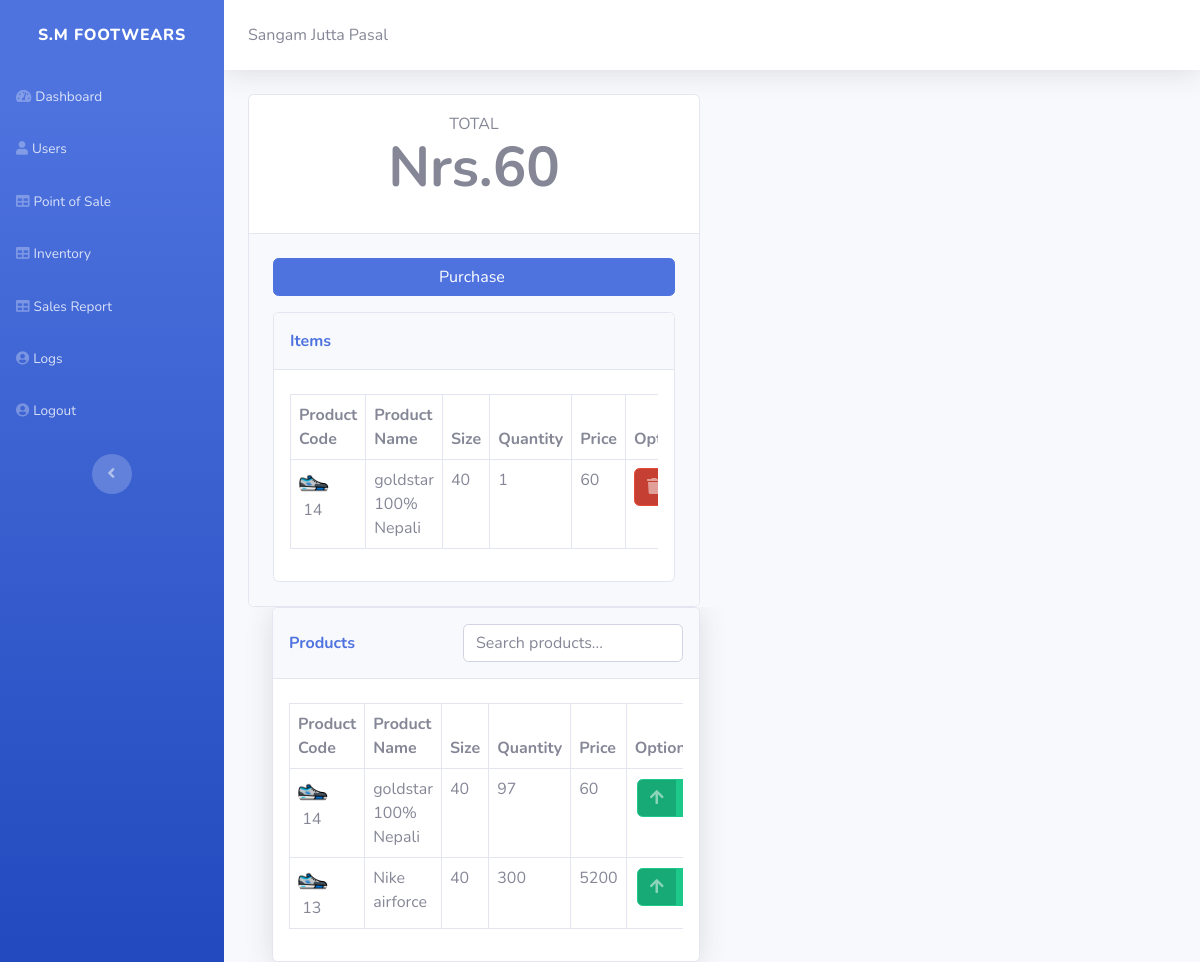
The page /point-of-sale-bak.php (signed in) on the database its author committed.
### tables this page shows
CREATE TABLE `history` (
  `id` int(11) NOT NULL,
  `user_id` int(11) NOT NULL,
  `product_id` int(11) NOT NULL,
  `product_name` varchar(255) NOT NULL,
  `size` int(11) NOT NULL,
  `qty` int(11) NOT NULL,
  `price` int(11) NOT NULL,
  `status` varchar(255) NOT NULL,
  `created` datetime NOT NULL DEFAULT current_timestamp()
);

CREATE TABLE `products` (
  `id` int(11) NOT NULL,
  `product_name` varchar(255) NOT NULL,
  `size` int(11) NOT NULL,
  `qty` int(11) NOT NULL,
  `price` int(11) NOT NULL,
  `created` datetime NOT NULL DEFAULT current_timestamp()
);

### functions/pos-view-products.php (the view)
<?php
$db = new PDO('mysql:host=localhost;dbname=db_hash', 'root', '');
$sql = 'SELECT * FROM products WHERE qty > 0 ORDER BY product_name ASC';
$stmt = $db->prepare($sql);
$stmt->execute();
$results = $stmt->fetchAll();
foreach ($results as $row) {
?>
    <tr>
        <td><img class="rounded-circle me-2" width="30" height="30" src="assets/img/avatars/shoes.png">&nbsp;<?php echo $row['id']; ?></td>
        <td><?php echo $row['product_name']; ?></td>
        <td><?php echo $row['size']; ?></td>
        <td><?php echo $row['qty']; ?></td>
        <td><?php echo $row['price']; ?></td>
        <td>
            <button class="btn btn-success btn-icon-split" type="button" style="margin: 2px;" data-bs-target="#add-item" data-bs-toggle="modal" data-product-id="<?php echo $row['id']; ?>"><span class="text-white-50 icon"><i class="fas fa-arrow-up"></i></span><span class="text-white text">Add</span></button>
        </td>
    </tr>
<?php
}
?>

### point-of-sale-bak.php (shortened to what this page needs)
<!DOCTYPE html>
<html lang="en">
<head>
    <link rel="stylesheet" href="assets/bootstrap/css/bootstrap.min.css">
    <link rel="stylesheet" href="assets/fonts/fontawesome-all.min.css">
    <link rel="stylesheet" href="assets/css/Pricing-Centered-badges.css">
    <link rel="stylesheet" href="assets/css/Pricing-Centered-icons.css">
</head>
<body id="page-top">
    <div id="wrapper">
        <?php
            include_once 'functions/sidebar.php';
        ?>
<div class="d-flex flex-column" id="content-wrapper">
            <div id="content">
                <nav class="navbar navbar-light navbar-expand bg-white shadow mb-4 topbar static-top">
                    <div class="container-fluid"><span>Sangam Jutta Pasal</span></div>
                </nav>
                <div class="container">
                    <div class="row">
                        <div class="col-md-6">
                            <div class="card">
                                <div class="card-body text-center p-4">
                                    <h6 class="text-uppercase text-muted card-subtitle">TOTAL</h6>
                                    <h4 class="display-4 fw-bold card-title">Nrs.<?php include_once 'functions/pos-total.php'; ?></h4>
                                </div>
                                <div class="card-footer p-4">
                                    <form class="text-center" method="post">
                                        <div class="mb-3"><button class="btn btn-primary d-block w-100" type="button" data-bs-target="#purchase" data-bs-toggle="modal">Purchase&nbsp;</button></div>
                                    </form>
                                    <div class="card" style="margin-top: 16px;">
                                        <div class="card-header py-3">
                                            <p class="text-primary m-0 fw-bold">Items</p>
                                        </div>
                                        <div class="card-body">
                                            <div class="table-responsive table mt-2" id="dataTable-1" role="grid" aria-describedby="dataTable_info">
                                                <table class="table table-hover table-bordered my-0" id="dataTable">
                                                    <thead>
                                                        <tr>
                                                            <th>Product Code</th>
                                                            <th>Product Name</th>
                                                            <th>Size</th>
                                                            <th>Quantity</th>
                                                            <th>Price</th>
                                                            <th>Option</th>
                                                        </tr>
                                                    </thead>
                                                    <tbody>
                                                        <?php include_once 'functions/pos-history.php'; ?>
                                                    </tbody>
                                                </table>
                                            </div>
                                        </div>
                                    </div>
                                </div>
                            </div>
                        </div>
        <div class="d-flex flex-row" id="content-wrapper">
            <div id="content">
                <div class="container">
                    <div class="row">
                        <div class="col-md-6">
                            <div class="card shadow">
                                <div class="card-header py-3 d-flex justify-content-between align-items-center">
                                    <p class="text-primary m-0 fw-bold">Products</p>
                                    <div class="search-box">
                                        <input type="text" id="search-input" class="form-control" placeholder="Search products...">
                                    </div>
                                </div>
                                <div class="card-body">
                                    <div class="table-responsive table mt-2" id="dataTable-2" role="grid">
                                        <table class="table table-hover table-bordered my-0" id="products-table">
                                            <thead>
                                                <tr>
                                                    <th>Product Code</th>
                                                    <th>Product Name</th>
                                                    <th>Size</th>
                                                    <th>Quantity</th>
                                                    <th>Price</th>
                                                    <th>Option</th>
                                                </tr>
                                            </thead>
                                            <tbody id="products-body">
                                                <?php include_once 'functions/pos-view-products.php'; ?>
                                            </tbody>
                                        </table>
                                    </div>
                                </div>
                            </div>
                        </div>
                    </div>
                </div>
            </div>
        </div>
    </div>
</body>
</html>

### functions/sidebar.php
<?php
if ($_SESSION['level'] == 0) {
    echo '<nav class="navbar navbar-dark align-items-start sidebar sidebar-dark accordion bg-gradient-primary p-0">
    <div class="container-fluid d-flex flex-column p-0"><a class="navbar-brand d-flex justify-content-center align-items-center sidebar-brand m-0" href="#">
            <div class="sidebar-brand-text mx-3"><span>S.M footwears</span></div>
        </a>
        <hr class="sidebar-divider my-0" />
        <ul class="navbar-nav text-light" id="accordionSidebar">
            <li class="nav-item"><a class="nav-link" href="dashboard.php"><i class="fas fa-tachometer-alt"></i><span>Dashboard</span></a></li>
            <li class="nav-item"><a class="nav-link" href="users.php"><i class="fas fa-user"></i><span>Users</span></a></li>
            <li class="nav-item"><a class="nav-link" href="point-of-sale.php"><i class="fas fa-table"></i><span>Point of Sale</span></a></li>
            <li class="nav-item"><a class="nav-link" href="inventory.php"><i class="fas fa-table"></i><span>Inventory</span></a>
            <li class="nav-item"><a class="nav-link" href="sales.php"><i class="fas fa-table"></i><span>Sales Report</span></a>
            <li class="nav-item"><a class="nav-link" href="logs.php"><i class="fas fa-user-circle"></i><span>Logs</span></a></li>
            <li class="nav-item"><a class="nav-link" href="functions/logout.php"><i class="fas fa-user-circle"></i><span>Logout</span></a></li>
        </ul>
        <div class="text-center d-none d-md-inline"><button id="sidebarToggle" class="btn rounded-circle border-0" type="button"></button></div>
    </div>
</nav>';
} else if ($_SESSION['level'] == 1) {
    echo '<nav class="navbar navbar-dark align-items-start sidebar sidebar-dark accordion bg-gradient-primary p-0">
    <div class="container-fluid d-flex flex-column p-0"><a class="navbar-brand d-flex justify-content-center align-items-center sidebar-brand m-0" href="#">
            <div class="sidebar-brand-text mx-3"><span><strong>S.M Footwears</strong></span></div>
        </a>
        <hr class="sidebar-divider my-0">
        <ul class="navbar-nav text-light" id="accordionSidebar">
            <li class="nav-item"><a class="nav-link" href="#"><i class="fas fa-tachometer-alt"></i><span>Dashboard</span></a></li>
            <li class="nav-item"><a class="nav-link" href="functions/logout.php"><i class="fas fa-user-circle"></i><span>Logout</span></a></li>
        </ul>
        <div class="text-center d-none d-md-inline"><button class="btn rounded-circle border-0" id="sidebarToggle" type="button"></button></div>
    </div>
</nav>';
}
?>

### functions/pos-total.php (shortened to what this page needs)
<?php
$total_price = 0;
$user_id = $_SESSION['id'];
$db = new PDO('mysql:host=localhost;dbname=db_hash', 'root', '');
$sql = 'SELECT * FROM history WHERE user_id = '.$user_id.' AND status != "success"';
$stmt = $db->prepare($sql);
$stmt->execute();
while ($row = $stmt->fetch()) {
    $qty = $row['qty'];
    $price = $row['price'];
    $total_price += $qty * $price;
}
echo "$total_price";

### functions/pos-history.php
<?php
$db = new PDO('mysql:host=localhost;dbname=db_hash', 'root', '');
$user_id = $_SESSION['id'];
$sql = 'SELECT * FROM history WHERE user_id = '.$user_id.' AND status != "success"';
$stmt = $db->prepare($sql);
$stmt->execute();
$results = $stmt->fetchAll();
foreach ($results as $row) {
?>
    <tr>
        <td><img class="rounded-circle me-2" width="30" height="30" src="assets/img/avatars/shoes.png">&nbsp;<?php echo $row['product_id']; ?></td>
        <td><?php echo $row['product_name']; ?></td>
        <td><?php echo $row['size']; ?></td>
        <td><?php echo $row['qty']; ?></td>
        <td><?php echo $row['price']; ?></td>
        <td>
            <button class="btn btn-danger btn-icon-split" type="button" data-bs-target="#confirmation" data-bs-toggle="modal" data-history-id="<?php echo $row['id']; ?>" data-product-id="<?php echo $row['product_id']; ?>" data-qty="<?php echo $row['qty']; ?>"><span class="text-white-50 icon"><i class="fas fa-trash"></i></span><span class="text-white text">Remove</span></button>
        </td>
    </tr>
<?php
}
?>

### rows shown on the page
history: product "14", product_name "goldstar 100% Nepali", size "40", qty "1", price "60"
products: id "14", product_name "goldstar 100% Nepali", size "40", qty "97", price "60"
products: id "13", product_name "Nike airforce", size "40", qty "300", price "5200"

### other values the page prints
$total_price "60"
